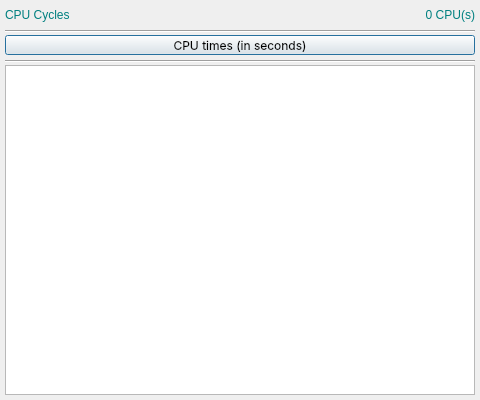
<?xml version="1.0" encoding="UTF-8"?>
<ui version="4.0">
 <class>cyclwind</class>
 <widget class="QDialog" name="cyclwind">
  <property name="geometry">
   <rect>
    <x>0</x>
    <y>0</y>
    <width>480</width>
    <height>400</height>
   </rect>
  </property>
  <property name="sizePolicy">
   <sizepolicy hsizetype="Fixed" vsizetype="Fixed">
    <horstretch>0</horstretch>
    <verstretch>0</verstretch>
   </sizepolicy>
  </property>
  <property name="minimumSize">
   <size>
    <width>480</width>
    <height>400</height>
   </size>
  </property>
  <property name="maximumSize">
   <size>
    <width>480</width>
    <height>400</height>
   </size>
  </property>
  <property name="windowTitle">
   <string>Dialog</string>
  </property>
  <widget class="QLabel" name="cyclqant">
   <property name="geometry">
    <rect>
     <x>275</x>
     <y>5</y>
     <width>200</width>
     <height>20</height>
    </rect>
   </property>
   <property name="sizePolicy">
    <sizepolicy hsizetype="Fixed" vsizetype="Fixed">
     <horstretch>0</horstretch>
     <verstretch>0</verstretch>
    </sizepolicy>
   </property>
   <property name="minimumSize">
    <size>
     <width>200</width>
     <height>20</height>
    </size>
   </property>
   <property name="maximumSize">
    <size>
     <width>200</width>
     <height>20</height>
    </size>
   </property>
   <property name="styleSheet">
    <string notr="true">font: 15pt &quot;JetBrains Mono&quot;;
color: #008080;</string>
   </property>
   <property name="text">
    <string>0 CPU(s)</string>
   </property>
   <property name="alignment">
    <set>Qt::AlignRight|Qt::AlignTrailing|Qt::AlignVCenter</set>
   </property>
  </widget>
  <widget class="QLabel" name="cycllabl">
   <property name="geometry">
    <rect>
     <x>5</x>
     <y>5</y>
     <width>200</width>
     <height>20</height>
    </rect>
   </property>
   <property name="sizePolicy">
    <sizepolicy hsizetype="Fixed" vsizetype="Fixed">
     <horstretch>0</horstretch>
     <verstretch>0</verstretch>
    </sizepolicy>
   </property>
   <property name="minimumSize">
    <size>
     <width>200</width>
     <height>20</height>
    </size>
   </property>
   <property name="maximumSize">
    <size>
     <width>200</width>
     <height>20</height>
    </size>
   </property>
   <property name="styleSheet">
    <string notr="true">font: 15pt &quot;JetBrains Mono&quot;;
color: #008080;</string>
   </property>
   <property name="text">
    <string>CPU Cycles</string>
   </property>
  </widget>
  <widget class="Line" name="cycllin1">
   <property name="geometry">
    <rect>
     <x>5</x>
     <y>30</y>
     <width>470</width>
     <height>3</height>
    </rect>
   </property>
   <property name="sizePolicy">
    <sizepolicy hsizetype="Fixed" vsizetype="Fixed">
     <horstretch>0</horstretch>
     <verstretch>0</verstretch>
    </sizepolicy>
   </property>
   <property name="minimumSize">
    <size>
     <width>470</width>
     <height>3</height>
    </size>
   </property>
   <property name="maximumSize">
    <size>
     <width>470</width>
     <height>3</height>
    </size>
   </property>
   <property name="orientation">
    <enum>Qt::Horizontal</enum>
   </property>
  </widget>
  <widget class="QListWidget" name="cycllist">
   <property name="enabled">
    <bool>true</bool>
   </property>
   <property name="geometry">
    <rect>
     <x>5</x>
     <y>65</y>
     <width>470</width>
     <height>330</height>
    </rect>
   </property>
   <property name="sizePolicy">
    <sizepolicy hsizetype="Fixed" vsizetype="Fixed">
     <horstretch>0</horstretch>
     <verstretch>0</verstretch>
    </sizepolicy>
   </property>
   <property name="minimumSize">
    <size>
     <width>470</width>
     <height>330</height>
    </size>
   </property>
   <property name="maximumSize">
    <size>
     <width>470</width>
     <height>330</height>
    </size>
   </property>
   <property name="focusPolicy">
    <enum>Qt::NoFocus</enum>
   </property>
   <property name="editTriggers">
    <set>QAbstractItemView::NoEditTriggers</set>
   </property>
   <property name="alternatingRowColors">
    <bool>false</bool>
   </property>
  </widget>
  <widget class="QPushButton" name="cycsecbt">
   <property name="geometry">
    <rect>
     <x>5</x>
     <y>35</y>
     <width>470</width>
     <height>20</height>
    </rect>
   </property>
   <property name="sizePolicy">
    <sizepolicy hsizetype="Fixed" vsizetype="Fixed">
     <horstretch>0</horstretch>
     <verstretch>0</verstretch>
    </sizepolicy>
   </property>
   <property name="minimumSize">
    <size>
     <width>470</width>
     <height>20</height>
    </size>
   </property>
   <property name="maximumSize">
    <size>
     <width>470</width>
     <height>20</height>
    </size>
   </property>
   <property name="font">
    <font>
     <family>Inter</family>
    </font>
   </property>
   <property name="text">
    <string>CPU times (in seconds)</string>
   </property>
  </widget>
  <widget class="Line" name="cycllin2">
   <property name="geometry">
    <rect>
     <x>5</x>
     <y>60</y>
     <width>470</width>
     <height>3</height>
    </rect>
   </property>
   <property name="sizePolicy">
    <sizepolicy hsizetype="Fixed" vsizetype="Fixed">
     <horstretch>0</horstretch>
     <verstretch>0</verstretch>
    </sizepolicy>
   </property>
   <property name="minimumSize">
    <size>
     <width>470</width>
     <height>3</height>
    </size>
   </property>
   <property name="maximumSize">
    <size>
     <width>470</width>
     <height>3</height>
    </size>
   </property>
   <property name="orientation">
    <enum>Qt::Horizontal</enum>
   </property>
  </widget>
 </widget>
 <resources/>
 <connections/>
</ui>
